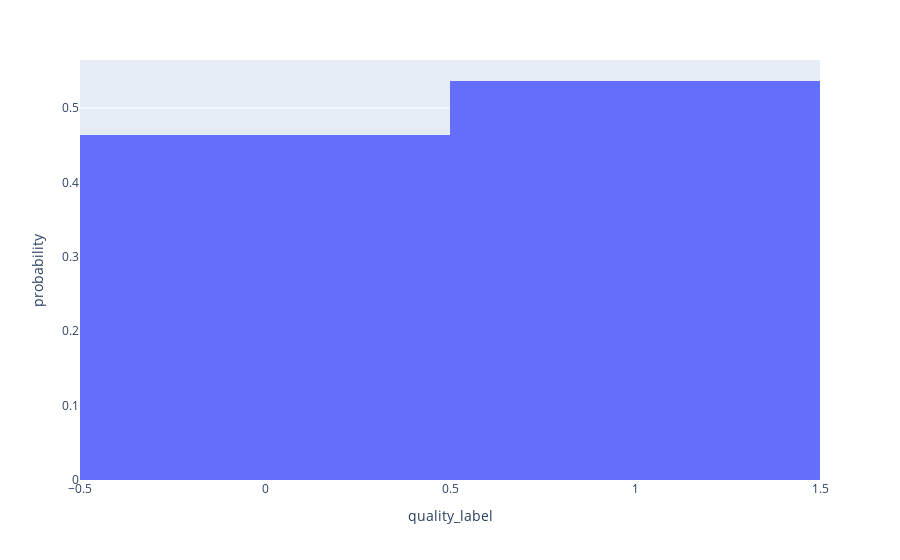

Notebook cell for this chart:
### Code cell
# check distrbution with histogram EDA
fig = px.histogram(df, x="quality_label", histnorm='probability')
fig.show()

### Figure 1 — Plotly figure (JSON) as saved in the notebook; plotly's stock layout.template omitted (floating-point values rounded to 4 significant figures; data arrays with more than 128 entries replaced by an {"elided": "..."} marker saying what was removed)
{"data": [{"alignmentgroup": "True", "bingroup": "x", "histnorm": "probability", "hovertemplate": "quality_label=%{x}<br>probability=%{y}<extra></extra>", "legendgroup": "", "marker": {"color": "#636efa", "pattern": {"shape": ""}}, "name": "", "offsetgroup": "", "orientation": "v", "showlegend": false, "type": "histogram", "x": {"elided": "1018 int values"}, "xaxis": "x", "yaxis": "y"}], "layout": {"barmode": "relative", "legend": {"tracegroupgap": 0}, "margin": {"t": 60}, "xaxis": {"anchor": "y", "domain": [0, 1], "title": {"text": "quality_label"}}, "yaxis": {"anchor": "x", "domain": [0, 1], "title": {"text": "probability"}}}}
